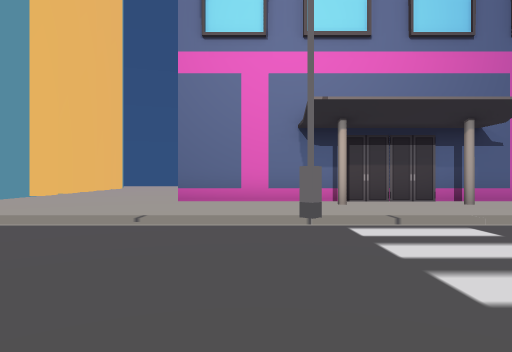
[1] (above)

24 first-person views from a walk through a scene from a Unity 3-D project. The camera is 1.4 m above the floor, looks level and sees 75° across. The floor is counted in squares, 2 m on a side. Each view is taken from the middle of a square. On the plan, view 1 faces up. The plan holds only what a view shows up to about 10 squares ahead; the rest is blank. The place goes on beyond the plan. The player is left out. Some surface patterns are stand-ins.

[2]
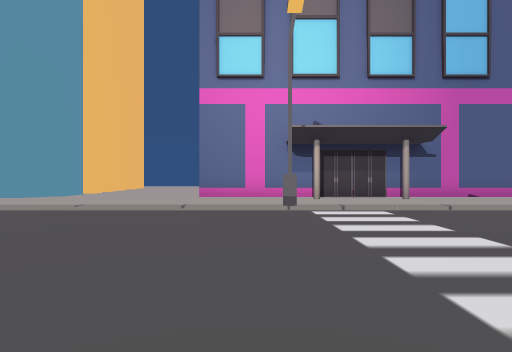

[3]
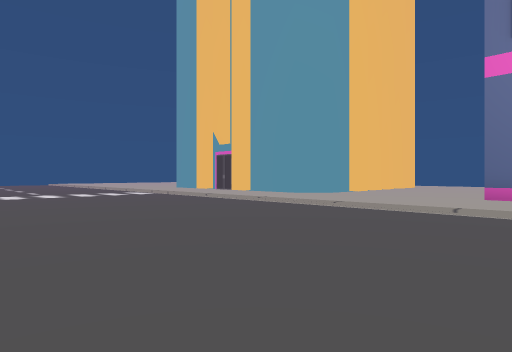

[4]
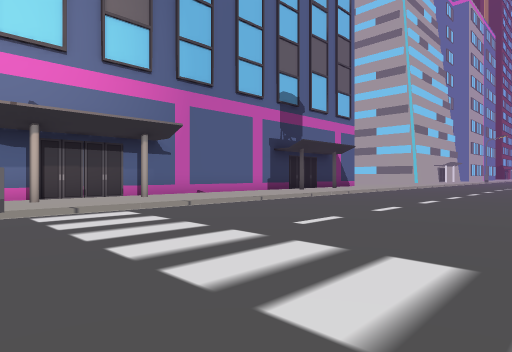

[5]
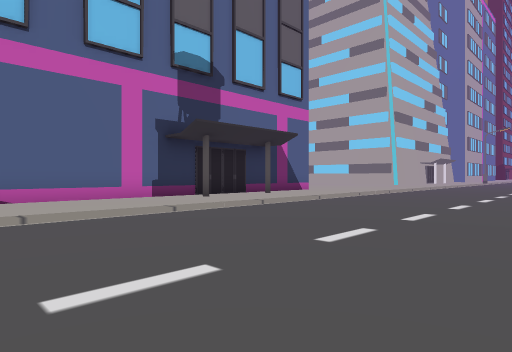

[6]
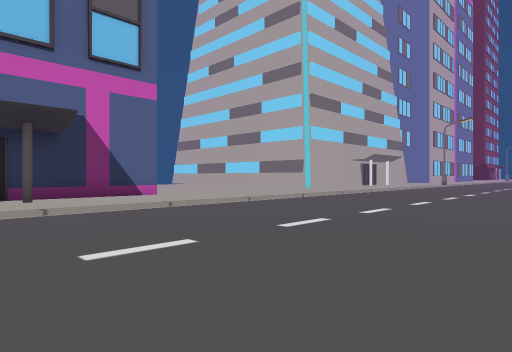

[7]
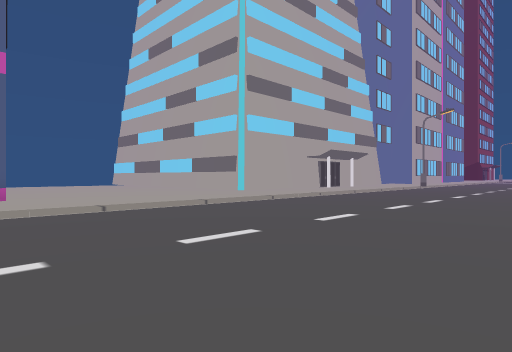

[8]
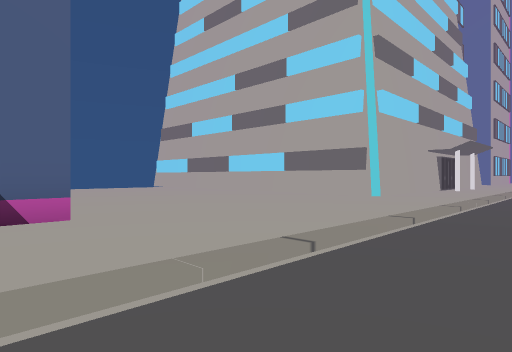

[9]
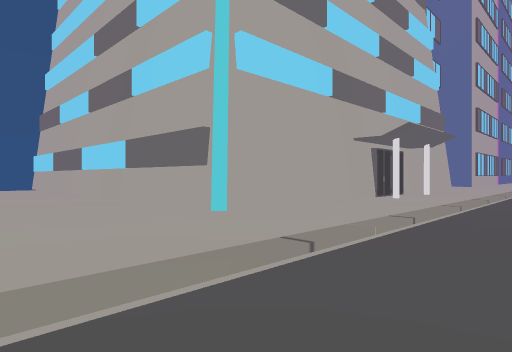

[10]
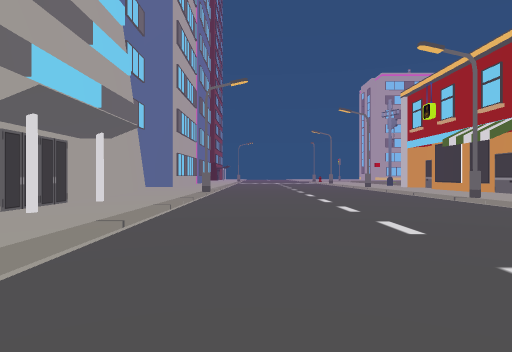

[11]
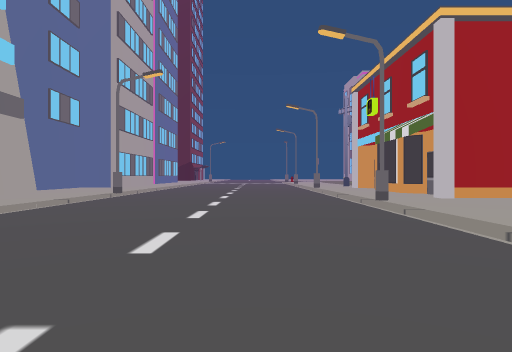

[12]
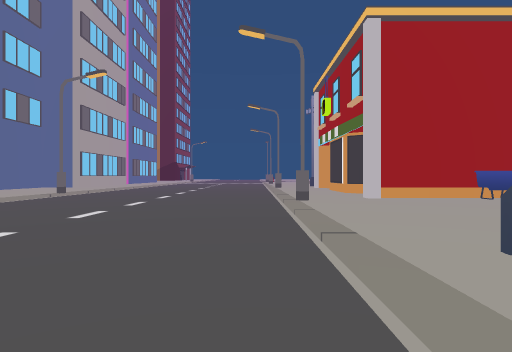

[13]
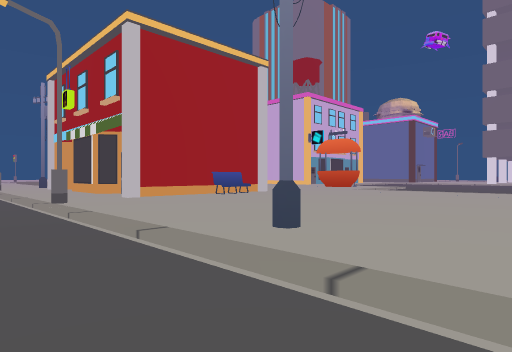

[14]
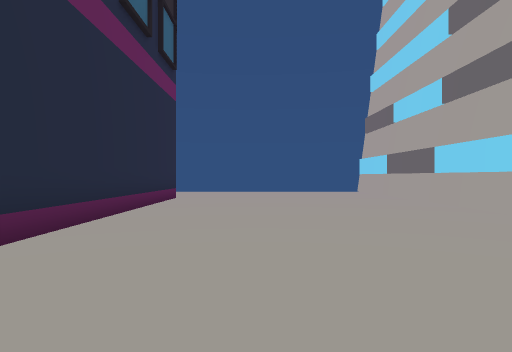

[15]
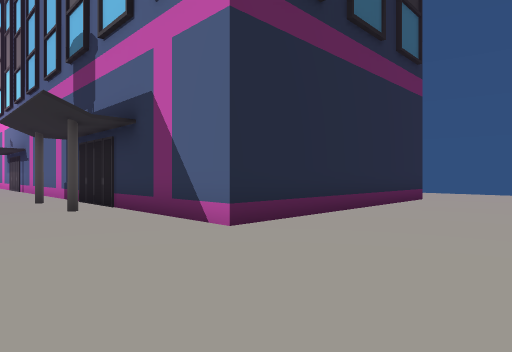

[16]
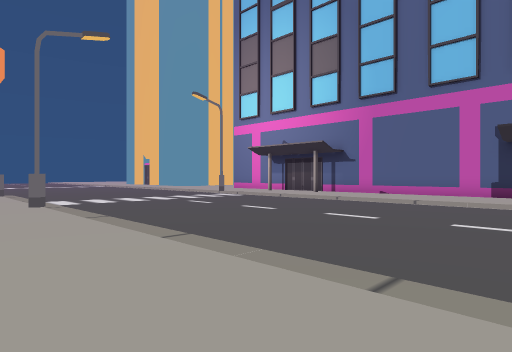

[17]
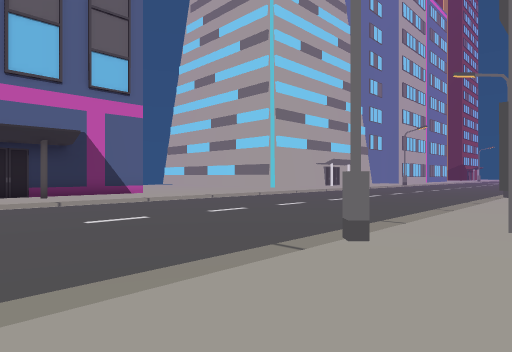

[18]
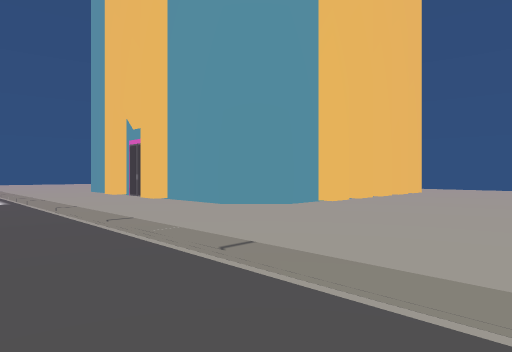

[19]
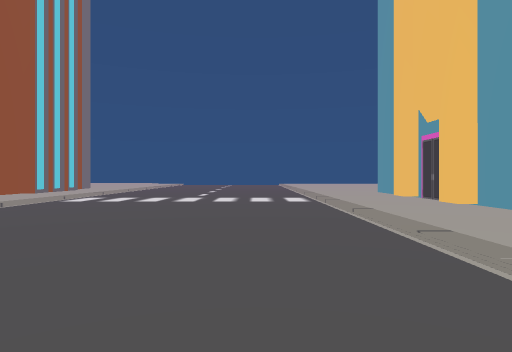

[20]
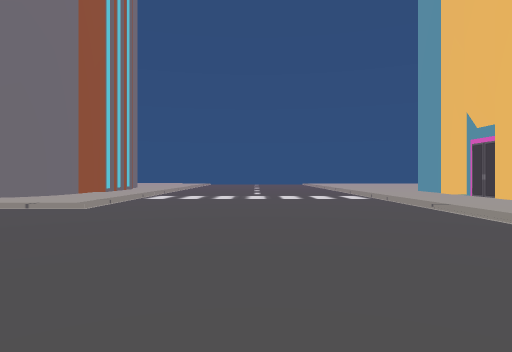

[21]
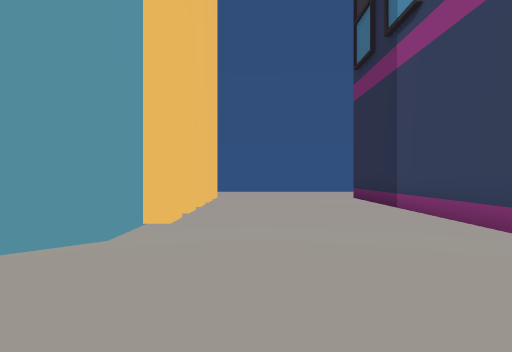

[22]
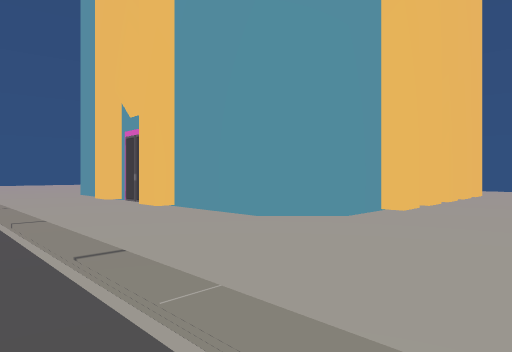

[23]
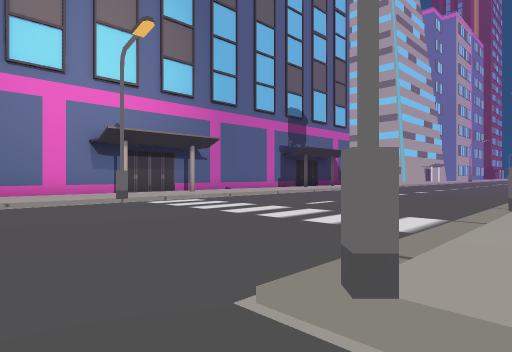

[24]
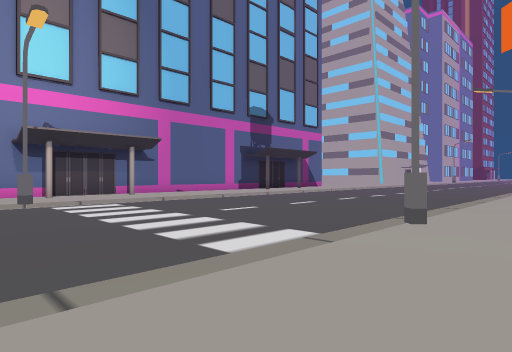

### Floor plan
Key: @ floor where view 1 was taken; # wall or solid block; . main floor; : floor 0.25 m higher than the main floor; / step, stairs or slope; B building; O other object.
Columns run from 14 left of view 1 to 36 right of it. Each row starts with its distance up from view 1.
 15        #::::#                   #::::::#
 14        #::::#                   #::::::#
 13        #::::#                   #::::::#
 12        #::::#                   #::::::#
 11        #::::#                   #::::::#
 10        #::::#                   #::::::#
  9        #::::#                   #::::::#
  8 ########::::#####B#########BB####::::::#
  7 ::::::::::::::::B::B::::::B::B:::::::::###########B
  6 ::::::::::::::::::::::::::::::::::::::::::::B:B::::
  5 ///////////////#///////////////////////////////////
  4  ..................................................
  3  ..................................................
  2  ..................................................
  1  ..................................................
  0  .............@....................................
 -1  ..................................................
 -2  .....................................  ...........
 -3  ::::/..   ..#::::#::::::::::#::::::::  ::::::::#::
 -4  ::::/.    ..:::::::::::::::::::B       :::#:::::::
 -5   :::/       :::       ::::::::         :::::::::::
 -6   #:                                     ::::::::##
 -7                                          :::::::::#
 -8                                          ::::::::O
 -9                                          ::::::  O
-10                                          :::::

Where each view was taken, in squares from view 1:
view 1: 0 up, 0 right, facing up
view 2: 3 down, 0 right, facing up
view 3: 2 down, 0 right, facing up-left
view 4: 2 down, 0 right, facing up-right
view 5: 1 down, 6 right, facing up-right
view 6: 2 down, 13 right, facing up-right
view 7: 2 down, 17 right, facing up-right
view 8: 3 up, 17 right, facing up-right
view 9: 3 up, 22 right, facing up-right
view 10: 3 up, 25 right, facing right
view 11: 0 up, 26 right, facing right
view 12: 2 down, 26 right, facing right
view 13: 1 down, 26 right, facing down-right
view 14: 5 up, 21 right, facing up
view 15: 5 up, 22 right, facing up-left
view 16: 5 down, 13 right, facing up-left
view 17: 5 down, 12 right, facing up-right
view 18: 3 up, 2 left, facing up-left
view 19: 3 up, 3 left, facing left
view 20: 1 up, 2 left, facing left
view 21: 5 up, 5 left, facing up
view 22: 4 up, 4 left, facing up-left
view 23: 4 down, 3 left, facing up-right
view 24: 5 down, 1 left, facing up-right
